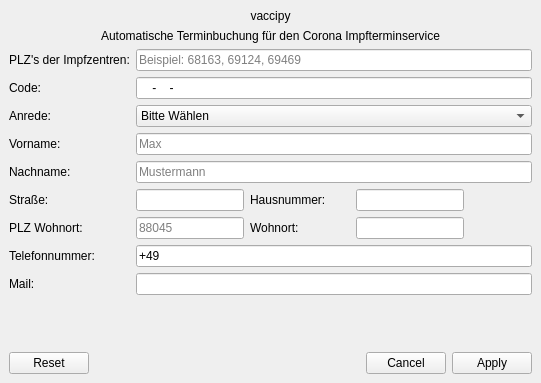
<?xml version="1.0" encoding="UTF-8"?>
<ui version="4.0">
 <class>MainWindow</class>
 <widget class="QMainWindow" name="MainWindow">
  <property name="geometry">
   <rect>
    <x>0</x>
    <y>0</y>
    <width>541</width>
    <height>383</height>
   </rect>
  </property>
  <property name="windowTitle">
   <string>MainWindow</string>
  </property>
  <widget class="QWidget" name="centralwidget">
   <layout class="QGridLayout" name="gridLayout_2">
    <item row="0" column="0">
     <layout class="QGridLayout" name="main_grid">
      <item row="1" column="0">
       <widget class="QLabel" name="label">
        <property name="text">
         <string>Automatische Terminbuchung für den Corona Impfterminservice</string>
        </property>
        <property name="alignment">
         <set>Qt::AlignCenter</set>
        </property>
       </widget>
      </item>
      <item row="0" column="0">
       <widget class="QLabel" name="header_label">
        <property name="text">
         <string>vaccipy</string>
        </property>
        <property name="alignment">
         <set>Qt::AlignHCenter|Qt::AlignTop</set>
        </property>
       </widget>
      </item>
     </layout>
    </item>
    <item row="1" column="0">
     <layout class="QFormLayout" name="kontakdaten_layout">
      <item row="0" column="0">
       <widget class="QLabel" name="plz_impfzent_label">
        <property name="text">
         <string>PLZ's der Impfzentren:</string>
        </property>
       </widget>
      </item>
      <item row="0" column="1">
       <widget class="QLineEdit" name="i_plz_impfzentren">
        <property name="inputMask">
         <string/>
        </property>
        <property name="text">
         <string/>
        </property>
        <property name="placeholderText">
         <string>Beispiel: 68163, 69124, 69469</string>
        </property>
        <property name="clearButtonEnabled">
         <bool>true</bool>
        </property>
       </widget>
      </item>
      <item row="1" column="0">
       <widget class="QLabel" name="code_label">
        <property name="text">
         <string>Code:</string>
        </property>
       </widget>
      </item>
      <item row="1" column="1">
       <widget class="QLineEdit" name="i_code_impfzentren">
        <property name="inputMask">
         <string>NNNN-NNNN-NNNN</string>
        </property>
        <property name="text">
         <string>--</string>
        </property>
        <property name="placeholderText">
         <string>A1C3-D2FG-4IJK</string>
        </property>
        <property name="clearButtonEnabled">
         <bool>false</bool>
        </property>
       </widget>
      </item>
      <item row="2" column="0">
       <widget class="QLabel" name="anrede_label">
        <property name="text">
         <string>Anrede:</string>
        </property>
       </widget>
      </item>
      <item row="2" column="1">
       <widget class="QComboBox" name="i_anrede_combo_box">
        <property name="editable">
         <bool>false</bool>
        </property>
        <property name="currentText">
         <string extracomment="Bitte Wählen">Bitte Wählen</string>
        </property>
        <property name="insertPolicy">
         <enum>QComboBox::NoInsert</enum>
        </property>
        <item>
         <property name="text">
          <string>Bitte Wählen</string>
         </property>
        </item>
        <item>
         <property name="text">
          <string>Frau</string>
         </property>
        </item>
        <item>
         <property name="text">
          <string>Herr</string>
         </property>
        </item>
        <item>
         <property name="text">
          <string>...</string>
         </property>
        </item>
       </widget>
      </item>
      <item row="3" column="0">
       <widget class="QLabel" name="vorname_label">
        <property name="text">
         <string>Vorname:</string>
        </property>
       </widget>
      </item>
      <item row="3" column="1">
       <widget class="QLineEdit" name="i_vorname">
        <property name="placeholderText">
         <string>Max</string>
        </property>
        <property name="clearButtonEnabled">
         <bool>true</bool>
        </property>
       </widget>
      </item>
      <item row="4" column="0">
       <widget class="QLabel" name="nachname_label">
        <property name="text">
         <string>Nachname:</string>
        </property>
       </widget>
      </item>
      <item row="4" column="1">
       <widget class="QLineEdit" name="i_nachname">
        <property name="placeholderText">
         <string>Mustermann</string>
        </property>
        <property name="clearButtonEnabled">
         <bool>true</bool>
        </property>
       </widget>
      </item>
      <item row="5" column="0">
       <widget class="QLabel" name="strasse_label">
        <property name="text">
         <string>Straße:</string>
        </property>
       </widget>
      </item>
      <item row="5" column="1">
       <layout class="QGridLayout" name="strasse_grid_layout">
        <item row="0" column="2">
         <widget class="QLabel" name="hausnummer_label">
          <property name="minimumSize">
           <size>
            <width>100</width>
            <height>0</height>
           </size>
          </property>
          <property name="text">
           <string>Hausnummer:</string>
          </property>
         </widget>
        </item>
        <item row="0" column="0">
         <widget class="QLineEdit" name="i_strasse">
          <property name="minimumSize">
           <size>
            <width>0</width>
            <height>0</height>
           </size>
          </property>
          <property name="clearButtonEnabled">
           <bool>true</bool>
          </property>
         </widget>
        </item>
        <item row="0" column="3">
         <widget class="QLineEdit" name="i_hausnummer">
          <property name="inputMask">
           <string/>
          </property>
          <property name="clearButtonEnabled">
           <bool>true</bool>
          </property>
         </widget>
        </item>
        <item row="0" column="4">
         <spacer name="horizontalSpacer">
          <property name="orientation">
           <enum>Qt::Horizontal</enum>
          </property>
          <property name="sizeHint" stdset="0">
           <size>
            <width>40</width>
            <height>20</height>
           </size>
          </property>
         </spacer>
        </item>
       </layout>
      </item>
      <item row="6" column="0">
       <widget class="QLabel" name="label_plz_wohnort">
        <property name="text">
         <string>PLZ Wohnort:</string>
        </property>
       </widget>
      </item>
      <item row="6" column="1">
       <layout class="QGridLayout" name="plz_grid_layout">
        <item row="0" column="3">
         <widget class="QLineEdit" name="i_wohnort">
          <property name="clearButtonEnabled">
           <bool>true</bool>
          </property>
         </widget>
        </item>
        <item row="0" column="2">
         <widget class="QLabel" name="wohnort_label">
          <property name="minimumSize">
           <size>
            <width>100</width>
            <height>0</height>
           </size>
          </property>
          <property name="text">
           <string>Wohnort:</string>
          </property>
         </widget>
        </item>
        <item row="0" column="0">
         <widget class="QLineEdit" name="i_plz_wohnort">
          <property name="inputMask">
           <string>99999</string>
          </property>
          <property name="placeholderText">
           <string>88045</string>
          </property>
          <property name="clearButtonEnabled">
           <bool>true</bool>
          </property>
         </widget>
        </item>
        <item row="0" column="4">
         <spacer name="horizontalSpacer_2">
          <property name="orientation">
           <enum>Qt::Horizontal</enum>
          </property>
          <property name="sizeHint" stdset="0">
           <size>
            <width>40</width>
            <height>20</height>
           </size>
          </property>
         </spacer>
        </item>
       </layout>
      </item>
      <item row="7" column="0">
       <widget class="QLabel" name="telefon_label">
        <property name="text">
         <string>Telefonnummer:</string>
        </property>
       </widget>
      </item>
      <item row="7" column="1">
       <widget class="QLineEdit" name="i_telefon">
        <property name="inputMask">
         <string>+4\9</string>
        </property>
        <property name="placeholderText">
         <string/>
        </property>
        <property name="clearButtonEnabled">
         <bool>false</bool>
        </property>
       </widget>
      </item>
      <item row="8" column="0">
       <widget class="QLabel" name="mail_label">
        <property name="text">
         <string>Mail:</string>
        </property>
       </widget>
      </item>
      <item row="8" column="1">
       <widget class="QLineEdit" name="i_mail">
        <property name="clearButtonEnabled">
         <bool>true</bool>
        </property>
       </widget>
      </item>
     </layout>
    </item>
    <item row="2" column="0">
     <spacer name="verticalSpacer">
      <property name="orientation">
       <enum>Qt::Vertical</enum>
      </property>
      <property name="sizeHint" stdset="0">
       <size>
        <width>20</width>
        <height>40</height>
       </size>
      </property>
     </spacer>
    </item>
    <item row="3" column="0">
     <widget class="QDialogButtonBox" name="buttonBox">
      <property name="orientation">
       <enum>Qt::Horizontal</enum>
      </property>
      <property name="standardButtons">
       <set>QDialogButtonBox::Apply|QDialogButtonBox::Cancel|QDialogButtonBox::Reset</set>
      </property>
      <property name="centerButtons">
       <bool>false</bool>
      </property>
     </widget>
    </item>
   </layout>
  </widget>
 </widget>
 <resources/>
 <connections/>
</ui>
